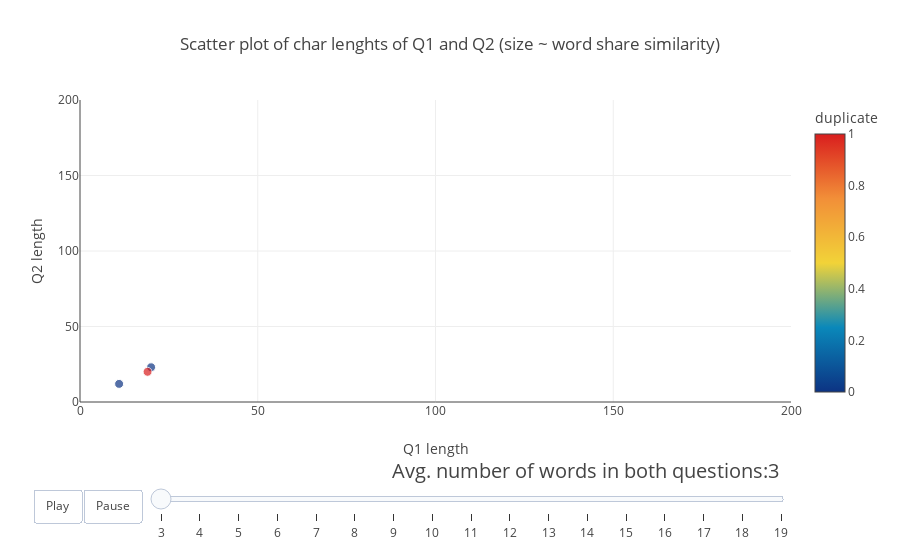

The notebook cell this image was saved under:
### Code cell
word_lens = sorted(list(df_subsampled['q_n_words_avg'].unique()))
# make figure
figure = {
    'data': [],
    'layout': {
        'title': 'Scatter plot of char lenghts of Q1 and Q2 (size ~ word share similarity)',
    },
    'frames': []#,
    #'config': {'scrollzoom': True}
}

# fill in most of layout
figure['layout']['xaxis'] = {'range': [0, 200], 'title': 'Q1 length'}
figure['layout']['yaxis'] = {
    'range': [0, 200],
    'title': 'Q2 length'#,
    #'type': 'log'
}
figure['layout']['hovermode'] = 'closest'

figure['layout']['updatemenus'] = [
    {
        'buttons': [
            {
                'args': [None, {'frame': {'duration': 300, 'redraw': False},
                         'fromcurrent': True, 'transition': {'duration': 300, 'easing': 'quadratic-in-out'}}],
                'label': 'Play',
                'method': 'animate'
            },
            {
                'args': [[None], {'frame': {'duration': 0, 'redraw': False}, 'mode': 'immediate',
                'transition': {'duration': 0}}],
                'label': 'Pause',
                'method': 'animate'
            }
        ],
        'direction': 'left',
        'pad': {'r': 10, 't': 87},
        'showactive': False,
        'type': 'buttons',
        'x': 0.1,
        'xanchor': 'right',
        'y': 0,
        'yanchor': 'top'
    }
]

sliders_dict = {
    'active': 0,
    'yanchor': 'top',
    'xanchor': 'left',
    'currentvalue': {
        'font': {'size': 20},
        'prefix': 'Avg. number of words in both questions:',
        'visible': True,
        'xanchor': 'right'
    },
    'transition': {'duration': 300, 'easing': 'cubic-in-out'},
    'pad': {'b': 10, 't': 50},
    'len': 0.9,
    'x': 0.1,
    'y': 0,
    'steps': []
}

# make data
word_len = word_lens[0]
dff = df_subsampled[df_subsampled['q_n_words_avg'] == word_len]
data_dict = {
    'x': list(dff['q1len']),
    'y': list(dff['q2len']),
    'mode': 'markers',
    'text': list(dff['is_duplicate']),
    'marker': {
        'sizemode': 'area',
        #'sizeref': 200000,
        'colorscale': 'Portland',
        'size': dff['word_share'].values * 120,
        'color': dff['is_duplicate'].values,
        'colorbar': dict(title = 'duplicate')
    },
    'name': 'some name'
}
figure['data'].append(data_dict)

# make frames
for word_len in word_lens:
    frame = {'data': [], 'name': str(word_len)}
    dff = df_subsampled[df_subsampled['q_n_words_avg'] == word_len]

    data_dict = {
        'x': list(dff['q1len']),
        'y': list(dff['q2len']),
        'mode': 'markers',
        'text': list(dff['is_duplicate']),
        'marker': {
            'sizemode': 'area',
            #'sizeref': 200000,
            'size': dff['word_share'].values * 120,
            'colorscale': 'Portland',
            'color': dff['is_duplicate'].values,
            'colorbar': dict(title = 'duplicate')
        },
        'name': 'some name'
    }
    frame['data'].append(data_dict)

    figure['frames'].append(frame)
    slider_step = {'args': [
        [word_len],
        {
            'frame': {'duration': 300, 'redraw': False},
            'mode': 'immediate',
            'transition': {'duration': 300}
        }
     ],
     'label': word_len,
     'method': 'animate'}
    sliders_dict['steps'].append(slider_step)

    
figure['layout']['sliders'] = [sliders_dict]

py.iplot(figure)

### Figure 1 — Plotly figure (JSON) as saved in the notebook; plotly's stock layout.template omitted (floating-point values rounded to 4 significant figures)
{"data": [{"marker": {"color": [0, 0, 1], "colorbar": {"title": "duplicate"}, "colorscale": "Portland", "size": [40.0, 40.0, 40.0], "sizemode": "area"}, "mode": "markers", "name": "some name", "text": [0, 0, 1], "x": [20, 11, 19], "y": [23, 12, 20]}], "layout": {"hovermode": "closest", "sliders": [{"active": 0, "currentvalue": {"font": {"size": 20}, "prefix": "Avg. number of words in both questions:", "visible": true, "xanchor": "right"}, "len": 0.9, "pad": {"b": 10, "t": 50}, "steps": [{"args": [[3], {"frame": {"duration": 300, "redraw": false}, "mode": "immediate", "transition": {"duration": 300}}], "label": 3, "method": "animate"}, {"args": [[4], {"frame": {"duration": 300, "redraw": false}, "mode": "immediate", "transition": {"duration": 300}}], "label": 4, "method": "animate"}, {"args": [[5], {"frame": {"duration": 300, "redraw": false}, "mode": "immediate", "transition": {"duration": 300}}], "label": 5, "method": "animate"}, {"args": [[6], {"frame": {"duration": 300, "redraw": false}, "mode": "immediate", "transition": {"duration": 300}}], "label": 6, "method": "animate"}, {"args": [[7], {"frame": {"duration": 300, "redraw": false}, "mode": "immediate", "transition": {"duration": 300}}], "label": 7, "method": "animate"}, {"args": [[8], {"frame": {"duration": 300, "redraw": false}, "mode": "immediate", "transition": {"duration": 300}}], "label": 8, "method": "animate"}, {"args": [[9], {"frame": {"duration": 300, "redraw": false}, "mode": "immediate", "transition": {"duration": 300}}], "label": 9, "method": "animate"}, {"args": [[10], {"frame": {"duration": 300, "redraw": false}, "mode": "immediate", "transition": {"duration": 300}}], "label": 10, "method": "animate"}, {"args": [[11], {"frame": {"duration": 300, "redraw": false}, "mode": "immediate", "transition": {"duration": 300}}], "label": 11, "method": "animate"}, {"args": [[12], {"frame": {"duration": 300, "redraw": false}, "mode": "immediate", "transition": {"duration": 300}}], "label": 12, "method": "animate"}, {"args": [[13], {"frame": {"duration": 300, "redraw": false}, "mode": "immediate", "transition": {"duration": 300}}], "label": 13, "method": "animate"}, {"args": [[14], {"frame": {"duration": 300, "redraw": false}, "mode": "immediate", "transition": {"duration": 300}}], "label": 14, "method": "animate"}, {"args": [[15], {"frame": {"duration": 300, "redraw": false}, "mode": "immediate", "transition": {"duration": 300}}], "label": 15, "method": "animate"}, {"args": [[16], {"frame": {"duration": 300, "redraw": false}, "mode": "immediate", "transition": {"duration": 300}}], "label": 16, "method": "animate"}, {"args": [[17], {"frame": {"duration": 300, "redraw": false}, "mode": "immediate", "transition": {"duration": 300}}], "label": 17, "method": "animate"}, {"args": [[18], {"frame": {"duration": 300, "redraw": false}, "mode": "immediate", "transition": {"duration": 300}}], "label": 18, "method": "animate"}, {"args": [[19], {"frame": {"duration": 300, "redraw": false}, "mode": "immediate", "transition": {"duration": 300}}], "label": 19, "method": "animate"}], "transition": {"duration": 300, "easing": "cubic-in-out"}, "x": 0.1, "xanchor": "left", "y": 0, "yanchor": "top"}], "title": "Scatter plot of char lenghts of Q1 and Q2 (size ~ word share similarity)", "updatemenus": [{"buttons": [{"args": [null, {"frame": {"duration": 300, "redraw": false}, "fromcurrent": true, "transition": {"duration": 300, "easing": "quadratic-in-out"}}], "label": "Play", "method": "animate"}, {"args": [[null], {"frame": {"duration": 0, "redraw": false}, "mode": "immediate", "transition": {"duration": 0}}], "label": "Pause", "method": "animate"}], "direction": "left", "pad": {"r": 10, "t": 87}, "showactive": false, "type": "buttons", "x": 0.1, "xanchor": "right", "y": 0, "yanchor": "top"}], "xaxis": {"range": [0, 200], "title": "Q1 length"}, "yaxis": {"range": [0, 200], "title": "Q2 length"}}}
